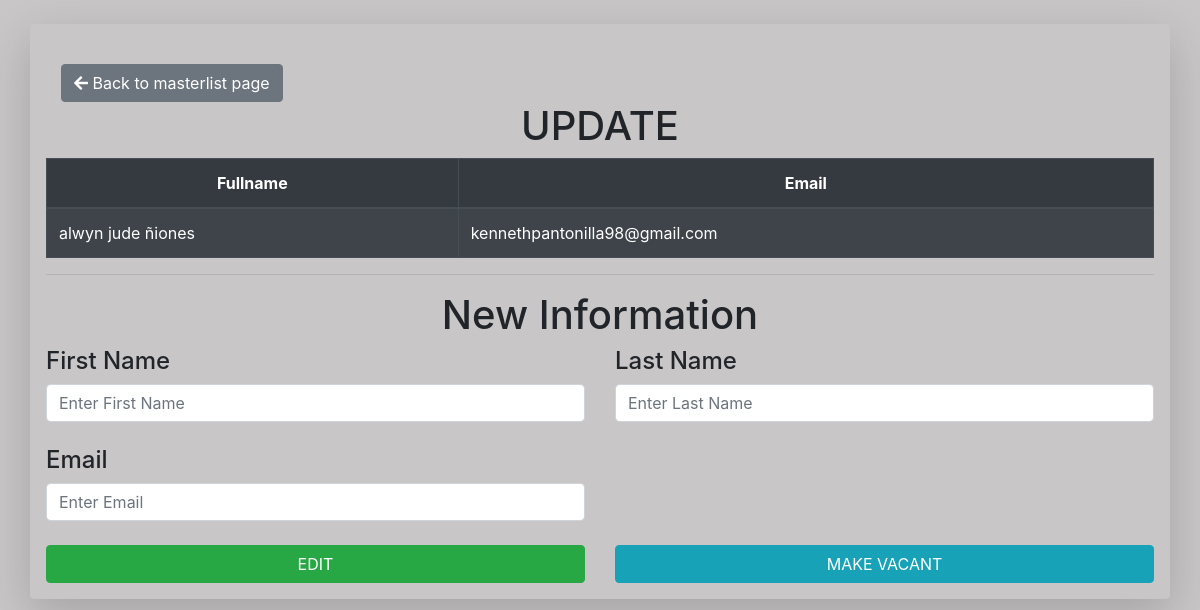
/Update.php?id=19, run on an earlier commit of the app's database.
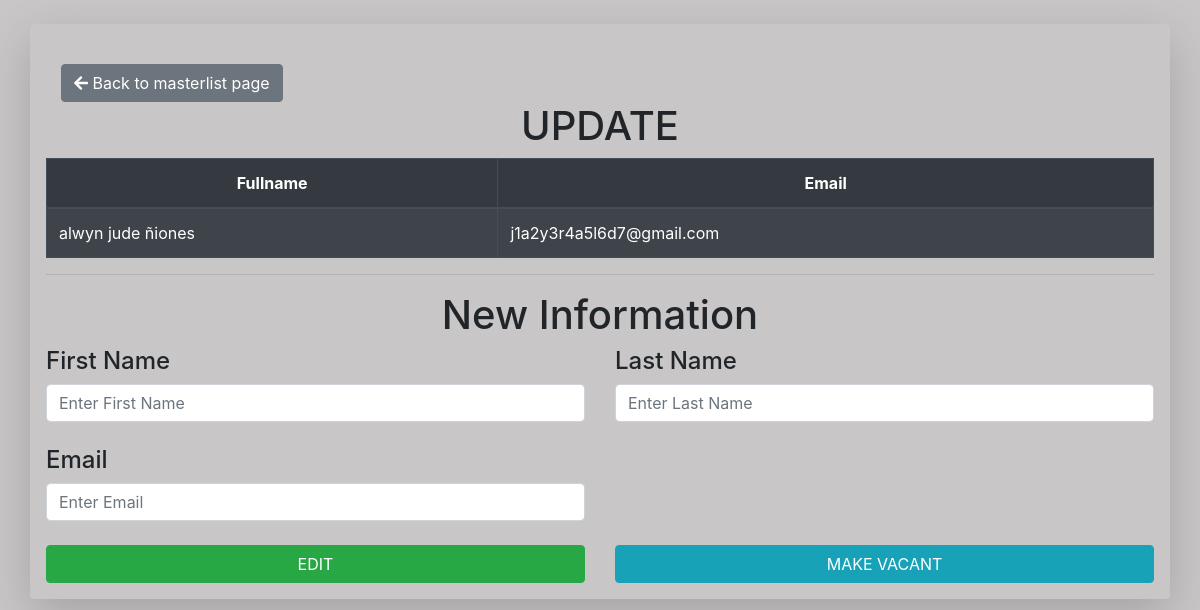
And on a later commit of the database.
### tables this page shows
CREATE TABLE `records` (
  `ID` int(11) NOT NULL AUTO_INCREMENT,
  `Firstname` varchar(100) NOT NULL,
  `Lastname` varchar(100) NOT NULL,
  `Block` int(10) NOT NULL,
  `Lot` int(10) NOT NULL,
  `email` varchar(100) NOT NULL,
  `LatestPayment` varchar(100) DEFAULT NULL,
  `Year` year(4) DEFAULT NULL,
  `Amount` int(100) DEFAULT NULL,
  `link` varchar(1000) DEFAULT NULL,
  `stat` int(11) DEFAULT 1,
  PRIMARY KEY (`ID`)
);

### Update.php (the view, shortened to what this page needs)
<?php
	$id=$_GET['id'];
?>
<!DOCTYPE html>
<html>
<head>
	<link rel="stylesheet" href="https://cdnjs.cloudflare.com/ajax/libs/twitter-bootstrap/4.5.2/css/bootstrap.css">
	<link rel="stylesheet" href="https://cdn.datatables.net/1.11.5/css/dataTables.bootstrap4.min.css">
	<link rel="stylesheet" href="https://cdn.datatables.net/responsive/2.2.9/css/responsive.bootstrap4.min.css">
    <link rel="stylesheet" href="https://cdnjs.cloudflare.com/ajax/libs/font-awesome/5.15.3/css/all.min.css">
</head>
<br>
<body style="background-color: #C8C6C6">
	<div class="container shadow-lg p-3 mb-5 bg-body rounded">&nbsp
            <div class="container mt-6">
            <a href="dashboard.php" class="btn btn-secondary">
                <i class="fa fa-arrow-left"></i> Back to masterlist page
            </a>
            </div>
        <center><H1>UPDATE</H1></center>
        <table id="example" class="table table-dark table-striped table-bordered dt-responsive nowrap" style="width:100%">
            <thead class="thead-dark" style="text-align: center">
                <tr>
                    <th>Fullname</th>
                    <th>Email</th>
                </tr>
            </thead>
            <?php
                $servername = "localhost";
				$username = "root";
				$password = "";
				$dbname = "masterlist";
                $conn = new mysqli($servername, $username, $password, $dbname);
                $sql = "SELECT * FROM records WHERE ID = $id";
                $result = $conn->query($sql);
                if ($result->num_rows > 0)
                {
                    while($row = $result->fetch_assoc())
                    {
                        echo "<tr>";
                        echo "<td>" . $row["Firstname"] ." ". $row["Lastname"]. "</td>";
						echo "<td>" . $row["email"] ."</td>";
                        echo "</tr>";
                    }
                }
            ?>
        </table>
        <hr>
        <center><H1>New Information</H1></center>
        <div>
            <form name="Control" method="post" action="UpdateSub.php?id=<?php echo $id; ?>">
                 <div class="row">
                    <div class="col">
                        <h4>First Name</h4>
                        <input type="text" name="firstName" placeholder="Enter First Name" class="form-control">
                        <br>
                        <h4>Email</h4>
                        <input type="email" name="email" placeholder="Enter Email" required="" class="form-control">
                    </div>
                    <div class="col">
                        <h4>Last Name</h4>
                        <input type="text" name="lastName" placeholder="Enter Last Name" class="form-control">
                        <br>
                    </div>
                </div>
                <div class="row justify-content-center">
                    <div class="col-lg-6 text-center">
                        <input type="submit" name="EDIT" class="btn  btn-block btn-success mt-4" value="EDIT">
                    </div>
                <div class="col-lg-6 text-center">
                        <?php echo "<a href='delete.php?id=".$id."' class='btn btn-info btn-block mt-4'>MAKE VACANT</a>"; ?>
                </div>
                </div>
            </form>
	   </div>
</body>
</html>

What changed in the data, as far as the page shows it:
changed records "alwyn jude": email "kennethpantonilla98@gmail.com" → "j1a2y3r4a5l6d7@gmail.com"
